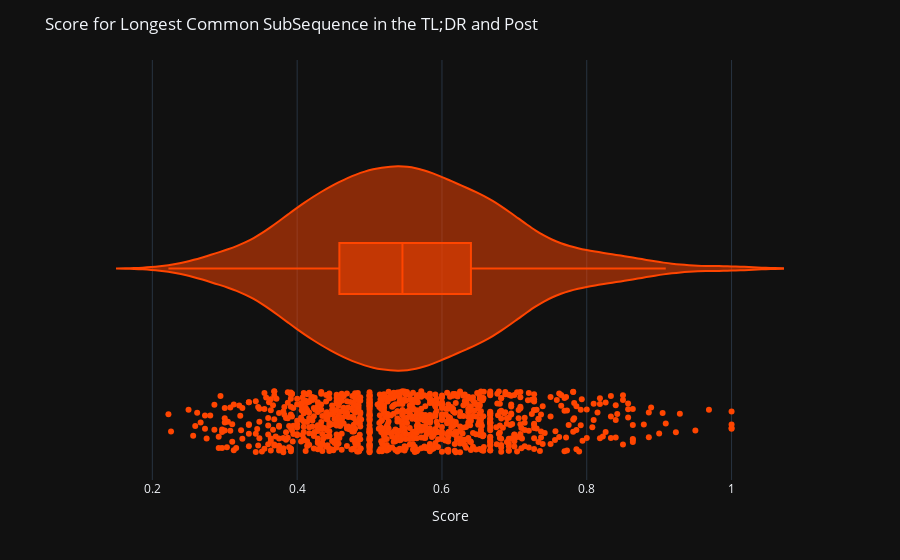

Notebook code cell kept with this figure:
### Markdown cell above
## ROUGE-L Precision Score
---
We are planning to use this score to see the common and longest LCS in the TL;DR and Post.

ROUGE-L measures the longest common subsequence (LCS) between a prompt and the TL;DR.

$$
\text{Precision} = \frac{\text{Length of LCS}(X, Y)}{\text{Length of TL;DR string}}
$$


### LCS:
---
Here, $\text{LCS}(X, Y)$ is the length of the longest common subsequence between the reference $X$ and the candidate $Y$.

**Sentence 1:** "The quick brown fox jumps over the lazy dog"  
**Sentence 2:** "The slow red cat jumps over the lazy bear"  

__LCS:__ The jumps over the lazy

so Precision of LCS(1, 2) = 5/9

### Code cell
fig = px.violin(x=scores_df["rougeL_precision"], points="all", box=True, color_discrete_sequence=["orangered"])
fig.update_layout(
    barmode='overlay',
    title='Score for Longest Common SubSequence in the TL;DR and Post',
    xaxis_title='Score',
    template='plotly_dark'
)

fig.show()

### Figure 1 — Plotly figure (JSON) as saved in the notebook; plotly's stock layout.template omitted (floating-point values rounded to 4 significant figures; data arrays with more than 128 entries replaced by an {"elided": "..."} marker saying what was removed)
{"data": [{"alignmentgroup": "True", "box": {"visible": true}, "hovertemplate": "x=%{x}<extra></extra>", "legendgroup": "", "marker": {"color": "orangered"}, "name": "", "offsetgroup": "", "orientation": "h", "points": "all", "scalegroup": "True", "showlegend": false, "type": "violin", "x": {"elided": "1000 float values"}, "x0": " ", "xaxis": "x", "y0": " ", "yaxis": "y"}], "layout": {"barmode": "overlay", "legend": {"tracegroupgap": 0}, "margin": {"t": 60}, "title": {"text": "Score for Longest Common SubSequence in the TL;DR and Post"}, "violinmode": "group", "xaxis": {"anchor": "y", "domain": [0, 1], "title": {"text": "Score"}}, "yaxis": {"anchor": "x", "domain": [0, 1]}}}
